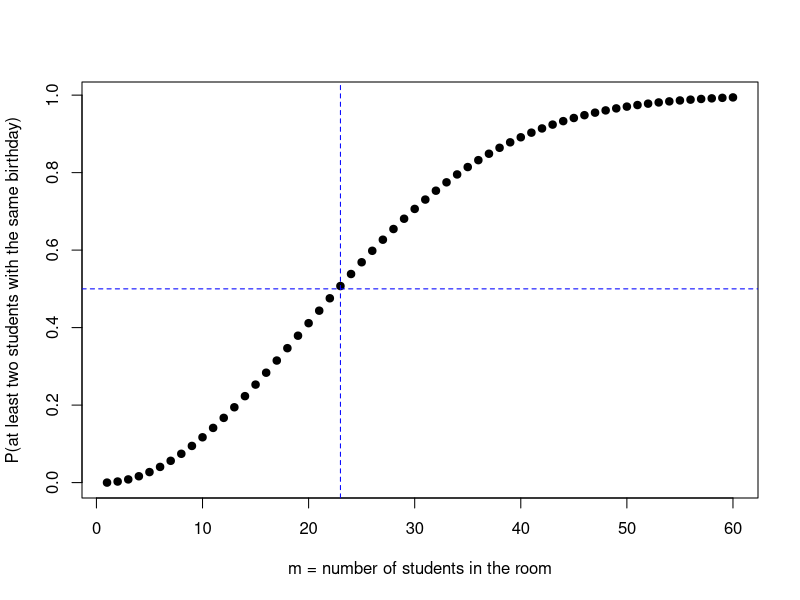

Write the R code that produced this figure.
## ---- chunk 1
library(knitr)
knit_hooks$set(document = function(x){
gsub("\\begin{tabular}", "\\medskip{}\\begin{tabular}", x, fixed = TRUE)
})
## ---- chunk 2
knitr::opts_chunk$set(echo = TRUE, comment = NA, warning = FALSE, message = FALSE, fig.align = 'center')
## ---- chunk 3
m <- 1:60             # vector of number of students
p <- numeric(60)      # initialize vector to 0's
for(i in m){          # index value for loop
 q = prod((365:(365 - i + 1))/365)
 p[i] = 1 - q
}
plot(m, p, pch = 19,ylab = "P(at least two students with the same birthday)",
     xlab = "m = number of students in the room")
abline(h = 0.5, lty = 2, col = "blue")
abline(v = 23, lty = 2, col = "blue")
## ---- chunk 4
set.seed(13)
n <- 10000
actual <- sample(1:3, size = n, replace = TRUE)
aguess <- sample(1:3, size = n, replace = TRUE)
equals <- (actual == aguess)
not.eq <- (actual != aguess)
PnoSwitch <- mean(equals)
PwiSwitch <- mean(not.eq)
probs <- c(PnoSwitch, PwiSwitch)
names(probs) <- c("P(Win no Switch)", "P(Win Switch)")
probs
